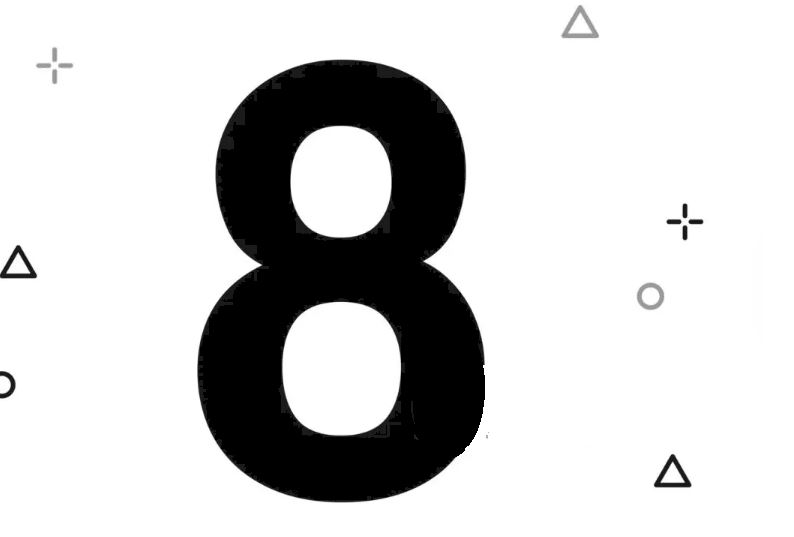
#> input picture Practical-4/Capture-pic.png, 794 x 537 px, found by its file name
$ jupyter execute MaxPooling_AveragePooling.ipynb
#> lines starting #> are read from the running program, lines starting #| are printed output that depends on the picture
[cell 1]
# Importing necessary libraries
import cv2
import numpy as np
import matplotlib.pyplot as plt

# Load the image
image_path = "/content/Capture-pic.png"
image = cv2.imread(image_path, cv2.IMREAD_GRAYSCALE)  # Convert to grayscale
#> image is the input picture: shape (537, 794); min 0, max 255, mean 207.2

# Resize the image to 28x28 (MNIST-like input)
resized_image = cv2.resize(image, (96, 96))
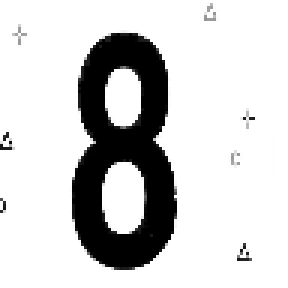
#> resized_image: shape (96, 96) (shown 3 times larger); min 0, max 255, mean 207.1

# Normalize the image (scale pixel values to [0, 1])
normalized_image = resized_image / 255.0

# Function for max pooling
def max_pooling(image, pool_size=2):
#> called with pool_size = 2
    h, w = image.shape
#> h = 96; w = 96
    pooled = np.zeros((h // pool_size, w // pool_size))
    for i in range(0, h, pool_size):
        for j in range(0, w, pool_size):
            pooled[i // pool_size, j // pool_size] = np.max(image[i:i+pool_size, j:j+pool_size])
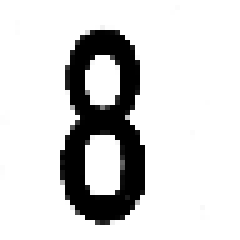
#> pooled: shape (48, 48) float64 (shown 5 times larger); min 0, max 1, mean 0.836
    return pooled

# Function for average pooling
def avg_pooling(image, pool_size=2):
#> called with pool_size = 2
    h, w = image.shape
#> h = 96; w = 96
    pooled = np.zeros((h // pool_size, w // pool_size))
    for i in range(0, h, pool_size):
        for j in range(0, w, pool_size):
            pooled[i // pool_size, j // pool_size] = np.mean(image[i:i+pool_size, j:j+pool_size])
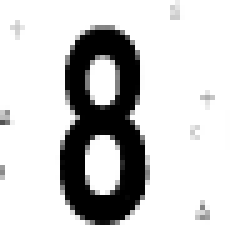
#> pooled: shape (48, 48) float64 (shown 5 times larger); min 0, max 1, mean 0.812
    return pooled

# Apply max pooling
max_pooled_image = max_pooling(normalized_image)

# Apply average pooling
avg_pooled_image = avg_pooling(normalized_image)

# Display the images
plt.figure(figsize=(12, 6))
plt.subplot(1, 3, 1)
plt.title("Original Image (Resized)")
plt.imshow(normalized_image, cmap='gray')

plt.subplot(1, 3, 2)
plt.title("Max Pooled Image")
plt.imshow(max_pooled_image, cmap='gray')

plt.subplot(1, 3, 3)
plt.title("Average Pooled Image")
plt.imshow(avg_pooled_image, cmap='gray')

plt.tight_layout()
plt.show()
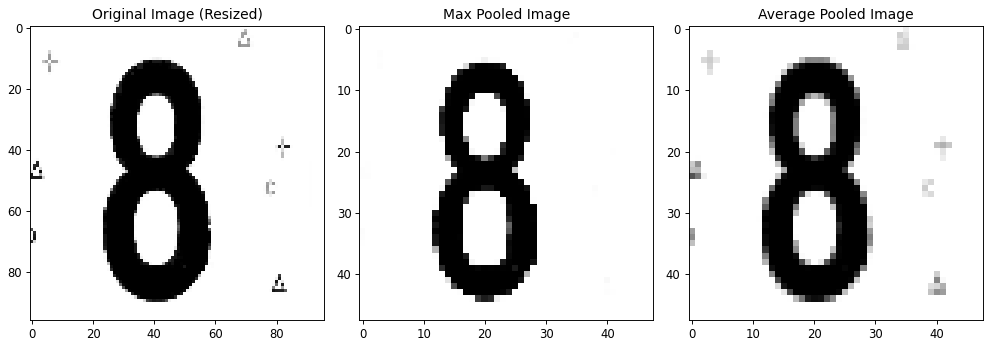
#> figure drawn by matplotlib, 3 panels

$ run again, with Practical-4/8-pic.png copied over Practical-4/Capture-pic.png
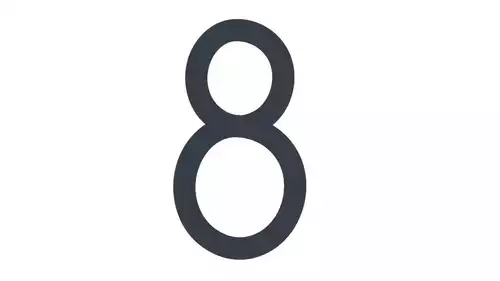
#> input picture Practical-4/8-pic.png, 500 x 281 px, found by its file name
#> `resized_image = cv2.resize(image, (96, 96))`:
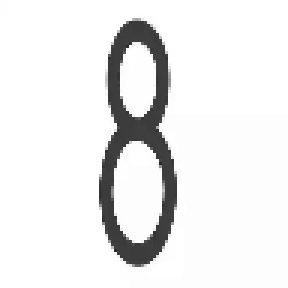
#> resized_image: shape (96, 96) (shown 3 times larger); min 42, max 255, mean 235.4
#> `plt.show()`:
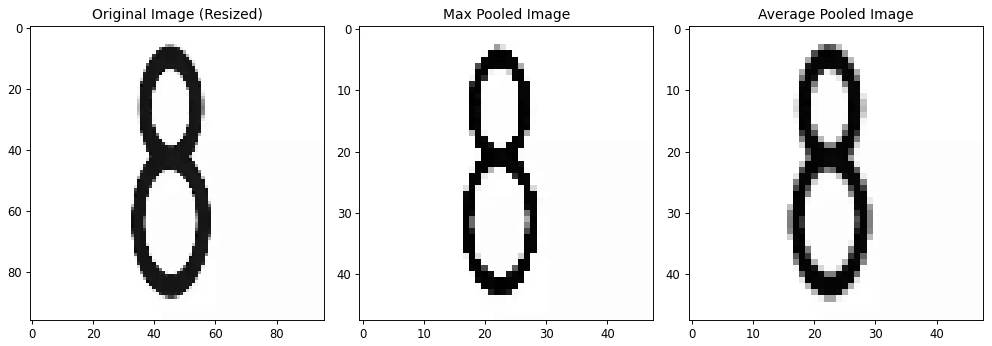
#> figure drawn by matplotlib, 3 panels
